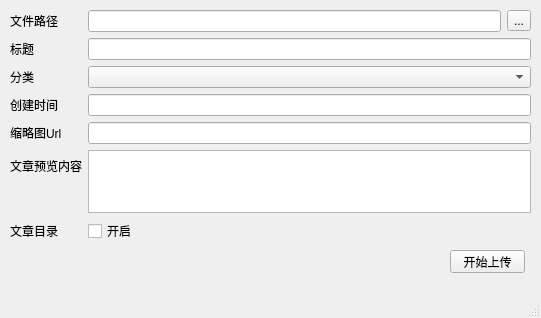
<?xml version="1.0" encoding="UTF-8"?>
<ui version="4.0">
 <class>create_post</class>
 <widget class="QMainWindow" name="create_post">
  <property name="geometry">
   <rect>
    <x>0</x>
    <y>0</y>
    <width>541</width>
    <height>318</height>
   </rect>
  </property>
  <property name="windowTitle">
   <string>MainWindow</string>
  </property>
  <widget class="QWidget" name="centralwidget">
   <widget class="QWidget" name="formLayoutWidget">
    <property name="geometry">
     <rect>
      <x>10</x>
      <y>10</y>
      <width>521</width>
      <height>233</height>
     </rect>
    </property>
    <layout class="QFormLayout" name="formLayout">
     <item row="1" column="0">
      <widget class="QLabel" name="label_6">
       <property name="text">
        <string>标题</string>
       </property>
      </widget>
     </item>
     <item row="1" column="1">
      <widget class="QLineEdit" name="lineEdit_title"/>
     </item>
     <item row="2" column="0">
      <widget class="QLabel" name="label_5">
       <property name="text">
        <string>分类</string>
       </property>
      </widget>
     </item>
     <item row="3" column="0">
      <widget class="QLabel" name="label_4">
       <property name="text">
        <string>创建时间</string>
       </property>
      </widget>
     </item>
     <item row="4" column="0">
      <widget class="QLabel" name="label">
       <property name="text">
        <string>缩略图Url</string>
       </property>
      </widget>
     </item>
     <item row="4" column="1">
      <widget class="QLineEdit" name="lineEdit_img_url"/>
     </item>
     <item row="5" column="0">
      <widget class="QLabel" name="label_2">
       <property name="text">
        <string>文章预览内容</string>
       </property>
      </widget>
     </item>
     <item row="5" column="1">
      <widget class="QTextEdit" name="textEdit_preview"/>
     </item>
     <item row="6" column="0">
      <widget class="QLabel" name="label_3">
       <property name="text">
        <string>文章目录</string>
       </property>
      </widget>
     </item>
     <item row="0" column="1">
      <layout class="QHBoxLayout" name="horizontalLayout">
       <item>
        <widget class="QLineEdit" name="lineEdit_filepath"/>
       </item>
       <item>
        <widget class="QToolButton" name="toolButton">
         <property name="text">
          <string>...</string>
         </property>
        </widget>
       </item>
      </layout>
     </item>
     <item row="0" column="0">
      <widget class="QLabel" name="label_7">
       <property name="text">
        <string>文件路径</string>
       </property>
      </widget>
     </item>
     <item row="6" column="1">
      <layout class="QHBoxLayout" name="horizontalLayout_2">
       <item>
        <widget class="QCheckBox" name="checkBox">
         <property name="text">
          <string>开启</string>
         </property>
        </widget>
       </item>
      </layout>
     </item>
     <item row="2" column="1">
      <widget class="QComboBox" name="comboBox_metas"/>
     </item>
     <item row="3" column="1">
      <widget class="QLineEdit" name="lineEdit_time"/>
     </item>
    </layout>
   </widget>
   <widget class="QPushButton" name="pushButton">
    <property name="geometry">
     <rect>
      <x>450</x>
      <y>250</y>
      <width>75</width>
      <height>23</height>
     </rect>
    </property>
    <property name="text">
     <string>开始上传</string>
    </property>
   </widget>
  </widget>
  <widget class="QMenuBar" name="menubar">
   <property name="geometry">
    <rect>
     <x>0</x>
     <y>0</y>
     <width>541</width>
     <height>23</height>
    </rect>
   </property>
  </widget>
  <widget class="QStatusBar" name="statusbar"/>
 </widget>
 <resources/>
 <connections/>
</ui>
